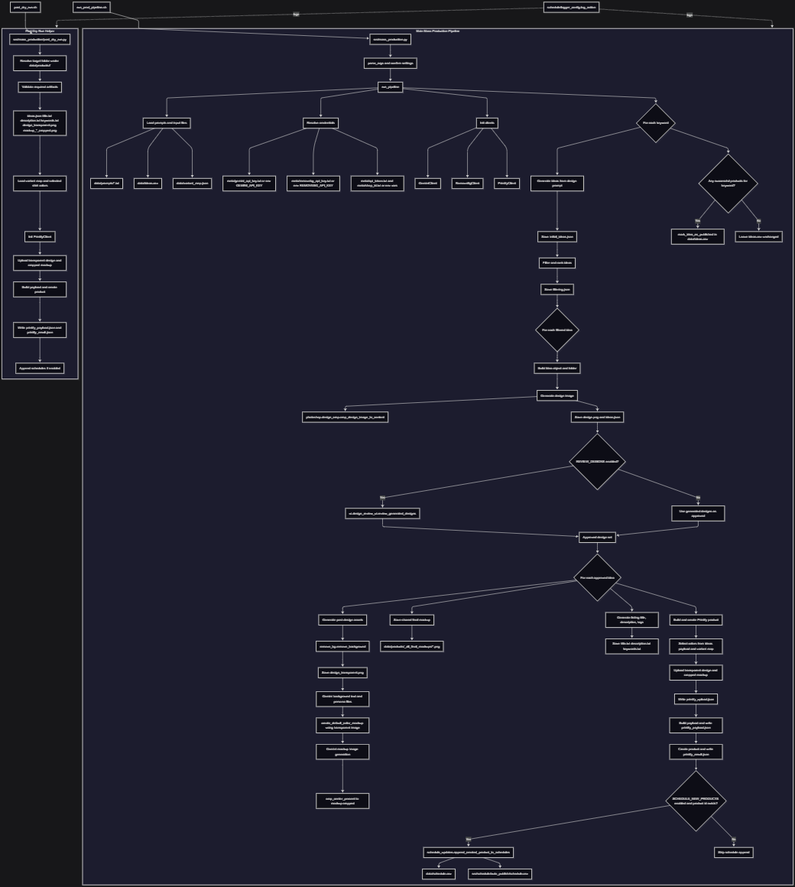
#> input picture mass_production_pipeline.png, 795 x 887 px, shrunk from 1040 x 1160 before the run
$ python invert.py ../../../mass_production_pipeline.png
#> lines starting #> are read from the running program, lines starting #| are printed output that depends on the picture
"""Invert black and white values in an image from the command line.

The script accepts an optional image path argument. If no path is provided,
it opens a file picker dialog so the user can select an image interactively.
The inverted image is saved next to the original with "_inverted" appended
to the filename stem. If a color is provided with ``-c``/``--color``, the image
is filled with that color instead and saved with ``_<hexcode>`` appended.
"""

import argparse
import logging
from pathlib import Path
import sys
from typing import Optional

from PIL import Image
from PIL import ImageOps
from PIL import UnidentifiedImageError
import tkinter as tk
from tkinter import filedialog


DEFAULT_OUTPUT_SUFFIX: str = "_inverted"
DEFAULT_OUTPUT_EXTENSION: str = ".png"
FILE_DIALOG_TITLE: str = "Select an image to invert"
WHITE_HEX: str = "ffffff"
BLACK_HEX: str = "000000"
IMAGE_FILE_TYPES: list[tuple[str, str]] = [
    (
        "Image files",
        "*.png;*.jpg;*.jpeg;*.bmp;*.tif;*.tiff;*.webp;*.gif",
    ),
    ("All files", "*.*"),
]


LOGGER = logging.getLogger(__name__)


def configure_logging() -> None:
    """
    Configure console logging for this script.

    Returns:
        None
    """
    if logging.getLogger().handlers:
        LOGGER.debug("Root logger already configured; reusing existing handlers")
        return

    logging.basicConfig(
        level=logging.INFO,
        format="%(asctime)s %(levelname)s: %(message)s",
    )
    LOGGER.info("Configured CLI logging")


def parse_args(argv: Optional[list[str]] = None) -> argparse.Namespace:
    """
    Parse command line arguments.

    Args:
        argv: Optional CLI argument list for testing.

    Returns:
        Parsed argument namespace.
    """
    LOGGER.info("Parsing command line arguments for invert script")
    parser = argparse.ArgumentParser(
        description=("Invert an image so black becomes white and white becomes black.")
    )
    parser.add_argument(
        "image_path",
        nargs="?",
        help="Path to the source image. If omitted, a file browser opens.",
    )
    parser.add_argument(
        "-c",
        "--color",
        help="Solid fill color: white, black, or hex (RRGGBB or #RRGGBB).",
    )
    return parser.parse_args(argv)


# [75 lines left out: functions normalize_hex_color, hex_to_rgb, prompt_for_image_path, not called in this run]


def validate_image_path(image_path: Path) -> Path:
    """
    Validate and normalize an input image path.

    Args:
        image_path: Candidate path to validate.

    Returns:
        Resolved absolute image path.

    Raises:
        FileNotFoundError: If the path does not exist.
        IsADirectoryError: If the path points to a directory.
        PermissionError: If the file cannot be read.
    """
    LOGGER.info("Validating input image path: %s", image_path)
    expanded_path: Path = image_path.expanduser()
    resolved_path: Path = expanded_path.resolve()

    if not resolved_path.exists():
        raise FileNotFoundError(f"Input path does not exist: '{resolved_path}'")
    if not resolved_path.is_file():
        raise IsADirectoryError(f"Input path is not a file: '{resolved_path}'")
    if not resolved_path.stat().st_size:
        raise ValueError(f"Input image is empty: '{resolved_path}'")
    if not resolved_path.suffix:
        LOGGER.warning("Input file has no extension: %s", resolved_path)

    return resolved_path


def build_output_path(image_path: Path, suffix: str = DEFAULT_OUTPUT_SUFFIX) -> Path:
    """
    Build output path beside the input image.

    Args:
        image_path: Absolute source image path.

    Returns:
        Output path with the suffix appended to the stem.
    """
#> in invert_image_file, source_image is the input picture: PIL image 795x887 RGBA; mean R, G, B, A 30.6, 30.6, 46.2, 255
    LOGGER.info("Building output path for image: %s", image_path)
    output_extension: str = image_path.suffix or DEFAULT_OUTPUT_EXTENSION
    output_name: str = f"{image_path.stem}{suffix}{output_extension}"
    return image_path.with_name(output_name)


def invert_image(image: Image.Image) -> Image.Image:
    """
    Invert the image while preserving alpha transparency when present.

    Args:
        image: Loaded source image.

    Returns:
        Inverted image object.
    """
    LOGGER.info("Inverting image in mode '%s'", image.mode)
    if "A" in image.getbands():
        rgba_image: Image.Image = image.convert("RGBA")
        red, green, blue, alpha = rgba_image.split()
#> alpha: PIL image 795x887 L; every value is 255
        inverted_rgb: Image.Image = ImageOps.invert(
            Image.merge("RGB", (red, green, blue))
        )
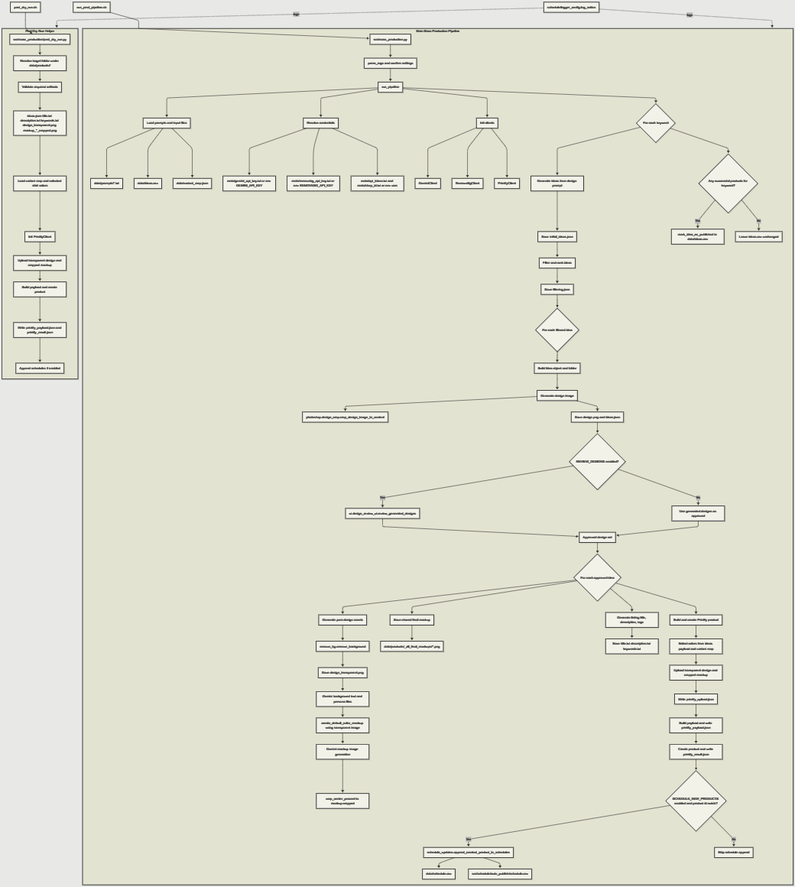
#> inverted_rgb: PIL image 795x887 RGB; mean R, G, B 224.4, 224.4, 208.8
        inv_red, inv_green, inv_blue = inverted_rgb.split()
        return Image.merge("RGBA", (inv_red, inv_green, inv_blue, alpha))

    if image.mode == "1":
        inverted_l: Image.Image = ImageOps.invert(image.convert("L"))
        return inverted_l.convert("1")

    if image.mode in {"L", "RGB"}:
        return ImageOps.invert(image)

    return ImageOps.invert(image.convert("RGB"))


# [19 lines left out: function fill_image, not called in this run]


def invert_image_file(
    input_path: Path,
    output_path: Path,
    fill_rgb_color: Optional[tuple[int, int, int]] = None,
) -> None:
    """
    Invert an input image file and save the output image.

    Args:
        input_path: Path to source image.
        output_path: Path where processed image is written.
        fill_rgb_color: Optional RGB color. When provided, image is filled.

    Returns:
        None

    Raises:
        UnidentifiedImageError: If input file is not a valid image.
        OSError: If image load/save fails.
    """
    LOGGER.info("Loading input image from: %s", input_path)
    with Image.open(input_path) as source_image:
        if fill_rgb_color is None:
            processed_image: Image.Image = invert_image(source_image)
            LOGGER.info("Saving inverted image to: %s", output_path)
        else:
            processed_image = fill_image(source_image, fill_rgb_color)
            LOGGER.info("Saving color-filled image to: %s", output_path)
        processed_image.save(output_path)


def main(argv: Optional[list[str]] = None) -> int:
    """
    Run the invert image command line workflow.

    Args:
        argv: Optional CLI argument list.

    Returns:
        Process exit code. Zero indicates success.
    """
    configure_logging()
    LOGGER.info("Starting invert image CLI")
    args = parse_args(argv)

    raw_image_path: Optional[Path] = Path(args.image_path) if args.image_path else None
    if raw_image_path is None:
        raw_image_path = prompt_for_image_path()
        if raw_image_path is None:
            LOGGER.error("No image selected. Nothing to process.")
            return 1

    try:
        fill_rgb_color: Optional[tuple[int, int, int]] = None
        output_suffix: str = DEFAULT_OUTPUT_SUFFIX
        if args.color:
            normalized_hex: str = normalize_hex_color(args.color)
            fill_rgb_color = hex_to_rgb(normalized_hex)
            output_suffix = f"_{normalized_hex}"

        input_path: Path = validate_image_path(raw_image_path)
        output_path: Path = build_output_path(input_path, suffix=output_suffix)
        invert_image_file(
            input_path=input_path,
            output_path=output_path,
            fill_rgb_color=fill_rgb_color,
        )
    except (FileNotFoundError, IsADirectoryError, PermissionError, ValueError) as exc:
        LOGGER.error("Input validation failed: %s", exc)
        return 1
    except UnidentifiedImageError:
        LOGGER.error("Input file is not a recognized image: %s", raw_image_path)
        return 1
    except OSError as exc:
        LOGGER.error("Image processing failed: %s", exc)
        return 1

    LOGGER.info("Inverted image created successfully")
    return 0


if __name__ == "__main__":
    raise SystemExit(main(sys.argv[1:]))
#> (the program exits here)
